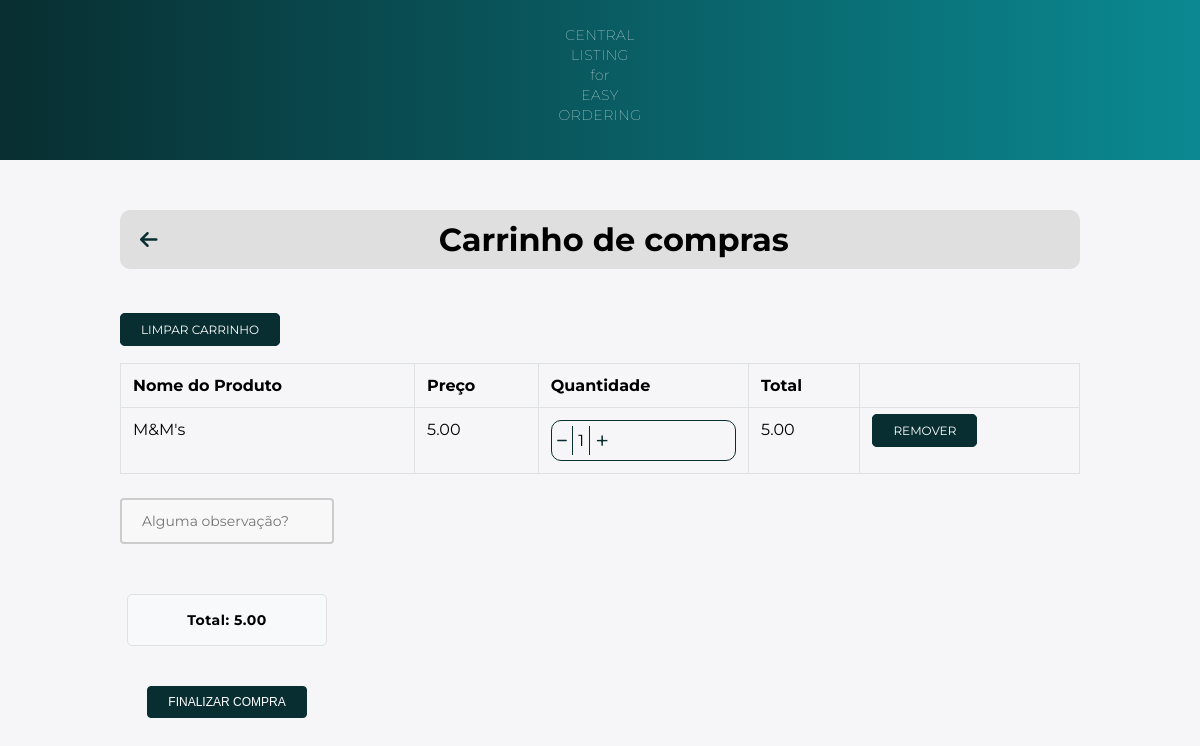
The app's page /cart/ (signed in) with its own data.
### main/models.py (models this page shows, shortened)
class Cart(models.Model):
    user = models.ForeignKey(User, on_delete=models.CASCADE)
    product = models.ForeignKey(FoodProduct, on_delete=models.CASCADE)
    quantity = models.PositiveBigIntegerField(default=1)

class FoodProduct(models.Model):
    name = models.CharField(max_length=255)
    price = models.DecimalField(max_digits=10, decimal_places=2)
    image = models.ImageField(upload_to='static/food_products/', default="static/food_products/default")
    description = models.TextField()
    ingredients = models.ManyToManyField(Ingredients, blank=True)
    categoria = models.ForeignKey(Categoria, on_delete=models.CASCADE, null=True)

### main/views.py (the view)
# urls.py: path('cart/', views.cart, name='cart'),
@login_required(login_url='login')
def cart(request):
    cart_items = Cart.objects.filter(user=request.user)
    cart_items_total = []
    for item in cart_items:
        total = item.product.price * item.quantity
        cart_items_total.append((item, total))
    cart_total = sum([total for _, total in cart_items_total])
    if request.method == "POST":
        form = CartForm(request.POST)
        if form.is_valid():
            text_box_obs_value = form.cleaned_data.get('text_box_obs', '')
            if not text_box_obs_value:
                text_box_obs_value = 'nenhuma'
            cart_obs = CartObs(user=request.user, text_box_obs=text_box_obs_value)
            cart_obs.save()
            return redirect('payment')
    else:
        form = CartForm()
    context = {
        'cart_items_total': cart_items_total,
        'cart_total': cart_total,
        'form': form,
    }
    return render(request, 'cart.html', context)

### main/forms.py
class CartForm(forms.Form):
    text_box_obs = forms.CharField(widget=forms.Textarea(attrs={'rows': 4, 'placeholder': 'Alguma observação?'}), required=False)

### templates/cart.html (shortened to what this page needs)
{% load static %}
<!DOCTYPE html>
<html>
<head>
    <link rel="stylesheet" type="text/css" href="{% static './css/cart.css' %}">
    <link rel="stylesheet" href="https://cdnjs.cloudflare.com/ajax/libs/font-awesome/6.4.0/css/all.min.css" />
</head>
<body>
    <nav>
        <p>CENTRAL<br>LISTING<br>for<br>EASY<br>ORDERING</p>
    </nav>
    <div class="container">
        <div class="top-bar">
            <a href="{% url 'home' %}" class="back-to-home">
                <i class="fas fa-arrow-left"></i>
            </a>
            <h1 class="top-bar-title">Carrinho de compras</h1>
        </div>
    </div>
    <div class="container_clear_cart">
    <a href="{% url 'clear_cart' %}" class="btn btn-danger clear-cart-btn" name="clearCart">Limpar carrinho</a>
    </div>
    <div class="container">
        <div class="row">
            <div class="col-12">
                {% if cart_items_total %}
                <div class="table-container">
                <table class="table table-bordered">
                    <thead>
                        <tr>
                            <th>Nome do Produto</th>
                            <th>Preço</th>
                            <th>Quantidade</th>
                            <th>Total</th>
                            <th></th>
                        </tr>
                    </thead>
                    <tbody>
                        {% for item, total in cart_items_total %}
                        <tr>
                            <td>{{ item.product.name }}</td>
                            <td>{{ item.product.price }}</td>
                            <td>
                                <div class="quantity-box">
                                    <a href="{% url 'decrement_quantity' item.product.id %}" class="fa-sharp fa-solid fa-minus btn-sm minus-link" style="text-decoration: none" name="decreaseCart"></a>
                                    <span class="quantity-number">{{ item.quantity }}</span>
                                    <a href="{% url 'increment_quantity' item.product.id %}" class="fa-light fa-plus btn-sm plus-link" style="text-decoration: none" name="increaseCart"></a>
                                </div>
                            </td>
                            <td>{{ total }}</td>
                            <td>
                                <a href="{% url 'remove_from_cart' item.product.id %}" class="btn btn-danger btn-sm" name="removeCart">Remover</a>
                            </td>
                        </tr>
                        {% endfor %}
                    </tbody>
                </table>
            </div>
            {% if cart_items_total %}
                <div class="bottom-container">
                    <form id="cartForm" method="POST">
                        <div class="observation-container">
                          <input type="text" name="{{ form.text_box_obs.name }}" class="observation-box" placeholder="Alguma observação?"/>
                        </div>
                        <div class="total-and-button-container">
                          <div class="total-box">
                            <p class="total-text">Total: {{ cart_total }}</p>
                          </div>
                          <div class="checkout-btn-container">
                            <button type="button" class="btn btn-primary" id="finalizarCompraBtn">Finalizar Compra</button>
                          </div>
                        </div>
                      </form>
                    </div>
            {% endif %}
                {% else %}
                <div class="empty-cart-message">
                    <p>Seu carrinho está vazio. <a href="{% url 'home' %}">Continue comprando</a>.</p>
                </div>
                {% endif %}
            </div>
        </div>
    </div>
</body>
</html>

### static/css/cart.css (style rules this page uses)
* { box-sizing: border-box; margin: 0; padding: 0; }
body { background: #f6f5f7; font-family: 'Montserrat', sans-serif; }
nav { background: linear-gradient(90deg, #082E31, #0b8992); padding: 5px; text-align: center; font-size: 15px; font-weight: bold; width: 100%; color: #fff; margin-bottom: 50px; }
p { font-size: 14px; font-weight: 100; line-height: 20px; letter-spacing: 0.5px; margin: 20px 0 30px; }
.container { width: 80%; margin: 0 auto; position: relative; }
.container_clear_cart { width: 80%; margin: 0 auto; position: relative; padding-top: 30px; }
.table { width: 100%; margin-bottom: 1rem; background-color: transparent; border-collapse: collapse; }
.table-bordered { border: 1px solid #dee2e6; }
.table-bordered th, .table-bordered td { border: 1px solid #dee2e6; }
th { text-align: inherit; padding: 0.75rem; vertical-align: top; border-top: 1px solid #dee2e6; }
td { padding: 0.75rem; vertical-align: top; border-top: 1px solid #dee2e6; }
.btn { text-transform: uppercase; font-size: 12px; padding: 8px 20px; border-radius: 5px; cursor: pointer; text-decoration: none; }
.btn-danger { background-color:#082E31; color: #fff; border: 1px solid #082E31; }
.btn-sm { font-size: 0.875rem; padding: 0.25rem 0.5rem; border-radius: 0.2rem; }
.plus-link { padding: 5px 5px; display: inline-block; background-color: #f6f5f7; color: #082E31; font-size: 24px }
.minus-link { padding: 5px 5px; display: inline-block; background-color: #f6f5f7; color: #082E31; font-size: 12px }
.quantity-box { display: flex; align-items: center; border: 1px solid #082E31; border-radius: 10px; box-sizing: 1px; }
.quantity-number { display: inline-block; padding: 5px 5px; border-left: 1px solid #082E31; border-right: 1px solid #082E31; }
.top-bar { display: flex; align-items: center; padding: 10px 20px; background-color: #dfdfdf; border-radius: 10px; width: 100%; margin-bottom: 20px; position: relative; }
.top-bar-title { flex-grow: 1; margin: 0; font-size: 32px; text-align: center; }
.back-to-home { color: #082E31; font-size: 20px; margin-right: 10px; }
.clear-cart-btn { margin-top: 15px; margin-bottom: 15px; }
.total-box { background-color: #f8f9fa; border: 1px solid #dee2e6; padding: 15px; margin-bottom: 20px; border-radius: 5px; width: 100%; max-width: 200px; text-align: center; right: 0; }
.total-text { margin: 0; font-weight: bold; }
.table-container { margin-top: 25px; }
.observation-box { width: 100%; padding: 12px 20px; margin: 8px 0; box-sizing: border-box; border: 2px solid #ccc; border-radius: 4px; background-color: #f8f8f8; resize: none; font-size: 14px; font-family: inherit; margin-bottom: 10px; }
.btn-primary { background-color: #082E31; border: 1px solid #082E31; color: #fff; padding: 8px 20px; font-size: 12px; border-radius: 4px; cursor: pointer; transition: all 0.3s; }
.observation-container { display: flex; align-items: center; justify-content: space-between; margin-bottom: 20px; }
.total-box { margin-top: 20px; margin-top: 20px; }
.bottom-container { display: flex; justify-content: space-between; align-items: center; flex-wrap: wrap; }
.checkout-btn-container { padding: 10px 0; }
.total-and-button-container { display: flex; flex-direction: column; align-items: center; justify-content: center; gap: 10px; }

### records on screen
Cart: product.name "M&M's", product.price "5.00", quantity "1", total "5.00"

### other values on screen
{{ cart_total }} "5.00"
